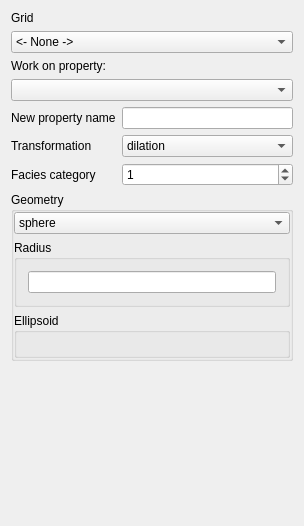
<ui version="4.0" >
 <class>Moving_Average</class>
 <widget class="QWidget" name="Moving_Average" >
  <property name="geometry" >
   <rect>
    <x>0</x>
    <y>0</y>
    <width>304</width>
    <height>526</height>
   </rect>
  </property>
  <property name="windowTitle" >
   <string>Mathematical Morphology</string>
  </property>
  <layout class="QVBoxLayout" >
   <item>
    <widget class="QLabel" name="TextLabel1" >
     <property name="text" >
      <string>Grid</string>
     </property>
     <property name="wordWrap" >
      <bool>false</bool>
     </property>
    </widget>
   </item>
   <item>
    <widget class="GridSelector" name="Simul_Grid" >
     <item>
      <property name="text" >
       <string>&lt;- None -></string>
      </property>
     </item>
    </widget>
   </item>
   <item>
    <widget class="QLabel" name="TextLabel2" >
     <property name="text" >
      <string>Work on property:</string>
     </property>
     <property name="wordWrap" >
      <bool>false</bool>
     </property>
    </widget>
   </item>
   <item>
    <widget class="SinglePropertySelector" name="Hdata_Property" />
   </item>
   <item>
    <layout class="QGridLayout" >
     <property name="leftMargin" >
      <number>0</number>
     </property>
     <property name="topMargin" >
      <number>0</number>
     </property>
     <property name="rightMargin" >
      <number>0</number>
     </property>
     <property name="bottomMargin" >
      <number>0</number>
     </property>
     <item row="1" column="0" >
      <widget class="QLabel" name="TextLabel4_2" >
       <property name="text" >
        <string>Transformation</string>
       </property>
       <property name="wordWrap" >
        <bool>false</bool>
       </property>
      </widget>
     </item>
     <item row="0" column="0" >
      <widget class="QLabel" name="TextLabel3" >
       <property name="text" >
        <string>New property name</string>
       </property>
       <property name="wordWrap" >
        <bool>false</bool>
       </property>
      </widget>
     </item>
     <item row="2" column="1" >
      <widget class="QSpinBox" name="facies_category" >
       <property name="value" >
        <number>1</number>
       </property>
      </widget>
     </item>
     <item row="1" column="1" >
      <widget class="QComboBox" name="transformation" >
       <item>
        <property name="text" >
         <string>dilation</string>
        </property>
       </item>
       <item>
        <property name="text" >
         <string>erosion</string>
        </property>
       </item>
       <item>
        <property name="text" >
         <string>lower filtering</string>
        </property>
       </item>
       <item>
        <property name="text" >
         <string>upper filtering</string>
        </property>
       </item>
      </widget>
     </item>
     <item row="2" column="0" >
      <widget class="QLabel" name="TextLabel4" >
       <property name="text" >
        <string>Facies category</string>
       </property>
       <property name="wordWrap" >
        <bool>false</bool>
       </property>
      </widget>
     </item>
     <item row="0" column="1" >
      <widget class="QLineEdit" name="Simul_Property" />
     </item>
    </layout>
   </item>
   <item>
    <widget class="QGroupBox" name="groupBox1" >
     <property name="title" >
      <string>Geometry</string>
     </property>
     <layout class="QGridLayout" >
      <property name="leftMargin" >
       <number>0</number>
      </property>
      <property name="topMargin" >
       <number>0</number>
      </property>
      <property name="rightMargin" >
       <number>0</number>
      </property>
      <property name="bottomMargin" >
       <number>0</number>
      </property>
      <item row="0" column="0" >
       <widget class="QComboBox" name="shape" >
        <item>
         <property name="text" >
          <string>sphere</string>
         </property>
        </item>
        <item>
         <property name="text" >
          <string>ellipsoid</string>
         </property>
        </item>
       </widget>
      </item>
      <item row="1" column="0" >
       <widget class="GsTLGroupBox" name="radius_group" >
        <property name="title" >
         <string>Radius</string>
        </property>
        <property name="keyword" stdset="0" >
         <string>sphere</string>
        </property>
        <property name="displayed" stdset="0" >
         <bool>true</bool>
        </property>
        <layout class="QGridLayout" >
         <item row="0" column="0" >
          <widget class="QLineEdit" name="radius" />
         </item>
        </layout>
       </widget>
      </item>
      <item row="2" column="0" >
       <widget class="GsTLGroupBox" name="ellipsoid_group" >
        <property name="title" >
         <string>Ellipsoid</string>
        </property>
        <property name="keyword" stdset="0" >
         <string>ellipsoid</string>
        </property>
        <property name="displayed" stdset="0" >
         <bool>false</bool>
        </property>
        <layout class="QVBoxLayout" >
         <item>
          <widget class="EllipsoidInput" name="Search_Ellipsoid" >
           <property name="title" stdset="0" >
            <string/>
           </property>
          </widget>
         </item>
        </layout>
       </widget>
      </item>
     </layout>
    </widget>
   </item>
   <item>
    <spacer>
     <property name="orientation" >
      <enum>Qt::Vertical</enum>
     </property>
     <property name="sizeType" >
      <enum>QSizePolicy::Expanding</enum>
     </property>
     <property name="sizeHint" >
      <size>
       <width>21</width>
       <height>50</height>
      </size>
     </property>
    </spacer>
   </item>
  </layout>
 </widget>
 <layoutdefault spacing="6" margin="11" />
 <pixmapfunction>qPixmapFromMimeSource</pixmapfunction>
 <customwidgets>
  <customwidget>
   <class>GridSelector</class>
   <extends>QComboBox</extends>
   <header>GsTLAppli/extra/qtplugins/selectors.h</header>
  </customwidget>
  <customwidget>
   <class>SinglePropertySelector</class>
   <extends>QComboBox</extends>
   <header>selectors.h</header>
  </customwidget>
  <customwidget>
   <class>GsTLGroupBox</class>
   <extends>QGroupBox</extends>
   <header>selectors.h</header>
  </customwidget>
  <customwidget>
   <class>EllipsoidInput</class>
   <extends>QWidget</extends>
   <header>ellipsoid_input.h</header>
  </customwidget>
 </customwidgets>
 <includes>
  <include location="local" >gridselector.h</include>
  <include location="local" >singlepropertyselector.h</include>
  <include location="local" >gstlgroupbox.h</include>
  <include location="local" >gstlgroupbox.h</include>
  <include location="local" >ellipsoidinput.h</include>
  <include location="local" >gstl_table.h</include>
  <include location="local" >gstl_table.h</include>
 </includes>
 <resources/>
 <connections>
  <connection>
   <sender>shape</sender>
   <signal>activated(QString)</signal>
   <receiver>radius_group</receiver>
   <slot>setActivated(QString)</slot>
   <hints>
    <hint type="sourcelabel" >
     <x>20</x>
     <y>20</y>
    </hint>
    <hint type="destinationlabel" >
     <x>20</x>
     <y>20</y>
    </hint>
   </hints>
  </connection>
  <connection>
   <sender>shape</sender>
   <signal>activated(QString)</signal>
   <receiver>ellipsoid_group</receiver>
   <slot>setActivated(QString)</slot>
   <hints>
    <hint type="sourcelabel" >
     <x>20</x>
     <y>20</y>
    </hint>
    <hint type="destinationlabel" >
     <x>20</x>
     <y>20</y>
    </hint>
   </hints>
  </connection>
  <connection>
   <sender>Simul_Grid</sender>
   <signal>activated(QString)</signal>
   <receiver>Hdata_Property</receiver>
   <slot>show_properties(QString)</slot>
   <hints>
    <hint type="sourcelabel" >
     <x>20</x>
     <y>20</y>
    </hint>
    <hint type="destinationlabel" >
     <x>20</x>
     <y>20</y>
    </hint>
   </hints>
  </connection>
 </connections>
</ui>
